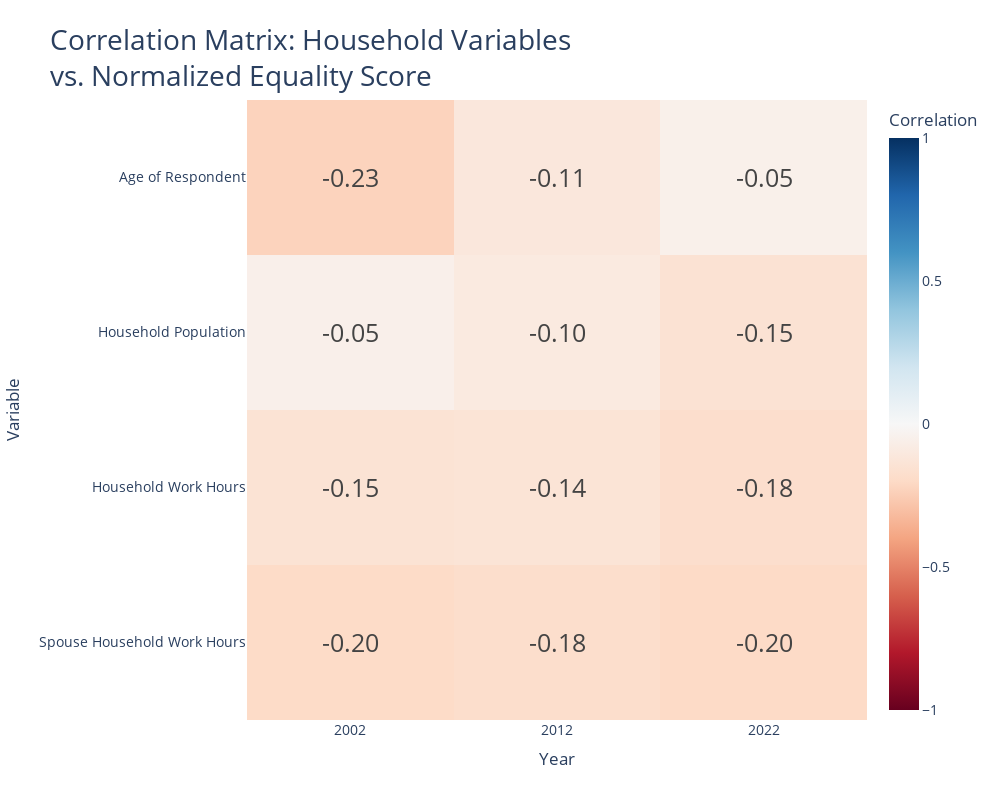

The notebook cell this image was saved under:
### Markdown cell above
## 1. Correlation Matrix: Household Variables vs. Equality Score Score

This visualization shows the correlation between all numeric household variables and the normalized Equality Score score across all three survey years (2002, 2012, 2022).

### Code cell
numeric_vars = [
    'hh_wrk_hrs', 'SP_HH', 'HOMPOP', 'age', 'WW_FAM_SUFFER'
]
mapping_vars = [
    'Household Work Hours', 'Spouse Household Work Hours', 'Household Population', 'Age of Respondent', 'Family Suffers due to Working Women'
]

correlations = []
for var in numeric_vars:
    if var not in composite_data.columns:
        continue
    for year in [2002, 2012, 2022]:
        year_data = composite_data[
            (composite_data['year'] == year) &
            (composite_data['eg_score_norm'].notna()) &
            (composite_data[var].notna())
        ]
        
        year_data = year_data.copy()
        year_data[var] = pd.to_numeric(
            year_data[var].astype(str).str.replace(',', '.', regex=False),
            errors='coerce'
        )
        year_data = year_data.dropna(subset=[var, 'eg_score_norm'])
        
        if len(year_data) > 100:
            corr = year_data['eg_score_norm'].corr(year_data[var])
            if not pd.isna(corr):
                correlations.append({
                    'Variable': mapping_vars[numeric_vars.index(var)] if var in numeric_vars else var,
                    'Year': year,
                    'Correlation': corr
                })

if correlations:
    corr_df = pd.DataFrame(correlations)
    pivot_corr = corr_df.pivot(index='Variable', columns='Year', values='Correlation')
    
    fig = px.imshow(
        pivot_corr,
        text_auto='.2f',
        aspect="equal",
        color_continuous_scale='RdBu',
        range_color=[-1, 1],
        title=format_title("Correlation Matrix: Household Variables vs. Normalized Equality Score", max_words=6),
        labels=dict(x="Year", y="Variable", color="Correlation")
    )
    
    # Update text size inside cells
    fig.update_traces(textfont_size=25)
    
    fig.update_layout(
        height=800, # Increased height relative to width to accommodate 5 rows vs 3 cols
        width=1000,
        font=dict(size=14),
        title_font_size=27.5
    )
    fig.update_xaxes(tickmode='array', tickvals=[2002, 2012, 2022], ticktext=['2002', '2012', '2022'])
    
    fig.write_html('images/interactive/correlation_matrix_household_vars.html')
    fig.write_image('images/static/correlation_matrix_household_vars.png', width=600, height=800, scale=2)
    
    print("✓ Correlation matrix created")
    print(f"✓ Saved: images/static/correlation_matrix_household_vars.png")
    print(f"✓ Saved: images/interactive/correlation_matrix_household_vars.html")
    
    fig.show()
else:
    print("⚠ No correlations calculated. Check data availability.")

### Figure 1 — Plotly figure (JSON) as saved in the notebook; plotly's stock layout.template omitted (floating-point values rounded to 4 significant figures)
{"data": [{"coloraxis": "coloraxis", "hovertemplate": "Year: %{x}<br>Variable: %{y}<br>Correlation: %{z}<extra></extra>", "name": "0", "textfont": {"size": 25}, "texttemplate": "%{z:.2f}", "type": "heatmap", "x": [2002, 2012, 2022], "xaxis": "x", "y": ["Age of Respondent", "Household Population", "Household Work Hours", "Spouse Household Work Hours"], "yaxis": "y", "z": [[-0.2299, -0.1128, -0.05317], [-0.05402, -0.09564, -0.1493], [-0.1454, -0.1368, -0.1755], [-0.1952, -0.1778, -0.1982]]}], "layout": {"coloraxis": {"cmax": 1, "cmin": -1, "colorbar": {"title": {"text": "Correlation"}}, "colorscale": [[0, "rgb(103,0,31)"], [0.1, "rgb(178,24,43)"], [0.2, "rgb(214,96,77)"], [0.3, "rgb(244,165,130)"], [0.4, "rgb(253,219,199)"], [0.5, "rgb(247,247,247)"], [0.6, "rgb(209,229,240)"], [0.7, "rgb(146,197,222)"], [0.8, "rgb(67,147,195)"], [0.9, "rgb(33,102,172)"], [1, "rgb(5,48,97)"]]}, "font": {"size": 14}, "height": 800, "title": {"font": {"size": 27.5}, "text": "Correlation Matrix: Household Variables<br>vs. Normalized Equality Score"}, "width": 1000, "xaxis": {"anchor": "y", "constrain": "domain", "domain": [0, 1], "scaleanchor": "y", "tickmode": "array", "ticktext": ["2002", "2012", "2022"], "tickvals": [2002, 2012, 2022], "title": {"text": "Year"}}, "yaxis": {"anchor": "x", "autorange": "reversed", "constrain": "domain", "domain": [0, 1], "title": {"text": "Variable"}}}}
